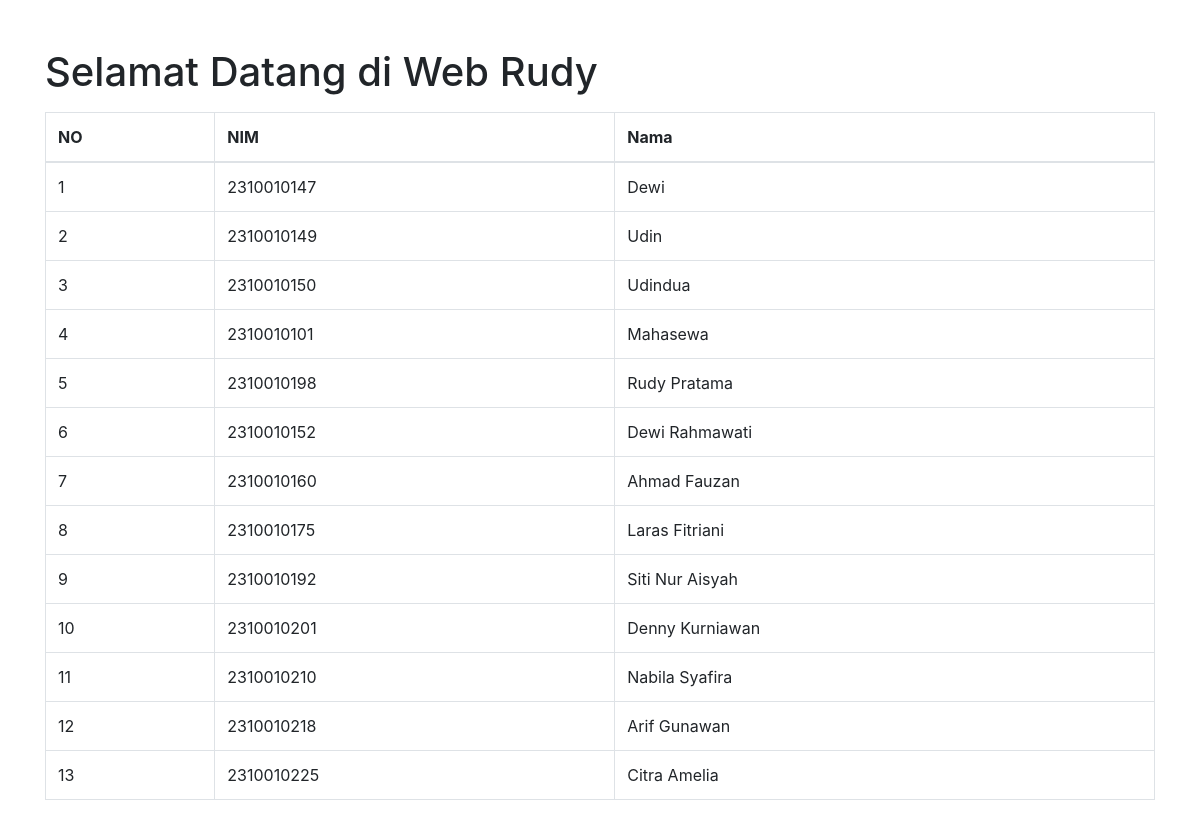
/index.php/mahasiswa/mhs_resultArray, run on the app's committed database.
### tables this page shows
CREATE TABLE `mahasiswa` (
  `id_mahasiswa` int NOT NULL,
  `NIM` varchar(10) NOT NULL,
  `nama_mhs` varchar(90) NOT NULL,
  `id_prodi` int DEFAULT NULL
);

### application/controllers/Mahasiswa.php (called while the page is built, shortened)
<?php
class Mahasiswa extends CI_Controller
{
    public function __construct()
    {
        $this->load->model('Mahasiswa_model');
        $this->load->model('Prodi_model');
    }
    public function mhs_resultArray()
    {
        $data['resultarray'] = $this->Mahasiswa_model->metoderesultArray();
        $this->load->view('resultarray_view',$data);
    }
}

### index.php (called while the page is built, shortened)
<?php
require_once BASEPATH.'core/CodeIgniter.php';

### application/models/Mahasiswa_model.php (called while the page is built, shortened)
<?php
class Mahasiswa_model extends CI_Model
{
    public function metodeResultArray()
    {
        $query = $this->db->get('mahasiswa');
        return $query->result_array();
    }
}

### application/views/resultarray_view.php (the view, shortened to what this page needs)
<!DOCTYPE html>
<html lang="en">
<head>
    <link rel="stylesheet" href="https://stackpath.bootstrapcdn.com/bootstrap/4.5.2/css/bootstrap.min.css">
</head>
<body>
    <div class="container">
        <h1 class="mt-5">Selamat Datang di Web Rudy</h1>
        <table class="table table-bordered mt-3">
            <thead>
                <tr>
                    <th>NO</th>
                    <th>NIM</th>
                    <th>Nama</th>
                </tr>
            </thead>
            <tbody>
                <?php
                $no = 1;
                foreach ($resultarray as $row): ?>
                    <tr>
                        <td><?php echo $no++ ?></td>
                        <td><?php echo $row['NIM']; ?></td>
                        <td><?php echo $row['nama_mhs']; ?></td>
                    </tr>
                <?php endforeach; ?>
            </tbody>
        </table>
    </div>
</body>
</html>

### data on the page
mahasiswa: NIM "2310010147", nama_mhs "Dewi"
mahasiswa: NIM "2310010149", nama_mhs "Udin"
mahasiswa: NIM "2310010150", nama_mhs "Udindua"
mahasiswa: NIM "2310010101", nama_mhs "Mahasewa"
mahasiswa: NIM "2310010198", nama_mhs "Rudy Pratama"
mahasiswa: NIM "2310010152", nama_mhs "Dewi Rahmawati"
mahasiswa: NIM "2310010160", nama_mhs "Ahmad Fauzan"
mahasiswa: NIM "2310010175", nama_mhs "Laras Fitriani"
mahasiswa: NIM "2310010192", nama_mhs "Siti Nur Aisyah"
mahasiswa: NIM "2310010201", nama_mhs "Denny Kurniawan"
mahasiswa: NIM "2310010210", nama_mhs "Nabila Syafira"
mahasiswa: NIM "2310010218", nama_mhs "Arif Gunawan"
mahasiswa: NIM "2310010225", nama_mhs "Citra Amelia"
